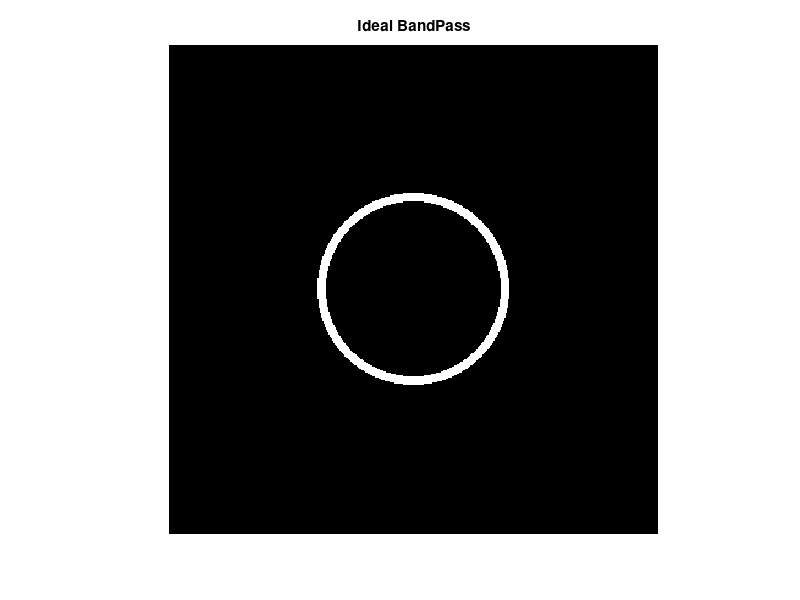
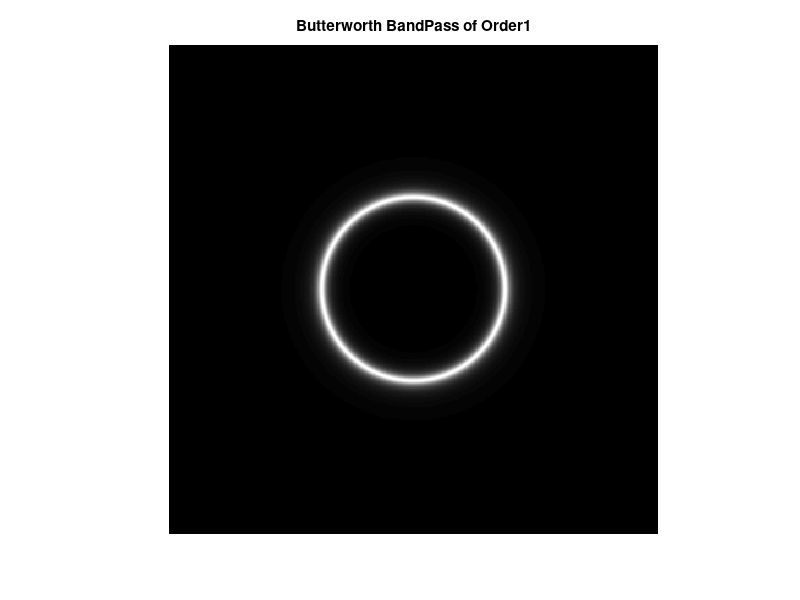
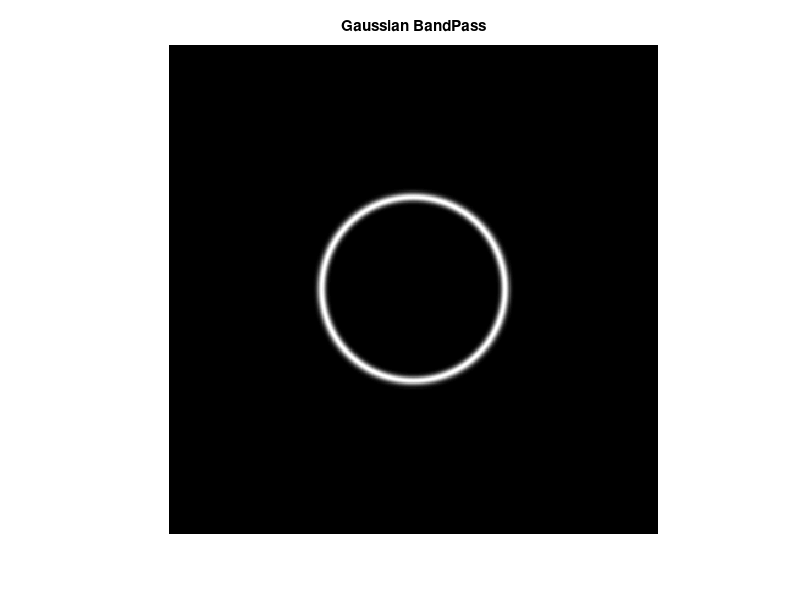

Write the MATLAB code that produced these figures, in order.
clc;
clear all;
close all;

[c,r] = meshgrid(1:400,1:400);
D0 = 75;
W = 7;
D = sqrt((c-200.0).^2 + (r-200.0).^2);

%Ideal BandPass Filter
bp = ((D<=D0+W/2) & (D>=D0-W/2));
figure;imshow(bp);title('Ideal BandPass');

%Butterworth BandPass
n = 1; % Order of the filter
bp = zeros(400,400);
for i=1:400
    for j=1:400
        bp(i,j) =1 - ( 1/(1+((D(i,j)*W)/(D(i,j).^2 - D0.^2)).^(2*n)));
    end
end
figure;imshow(bp);title(strcat('Butterworth BandPass of Order ',num2str(n)));

%Gaussian BandPass
bp = zeros(400,400);
for i=1:400
    for j=1:400
        bp(i,j) = exp(-((D(i,j).^2 - D0.^2)/(D(i,j)*W)).^2);
    end
end
figure;imshow(bp);title('Gaussian BandPass');
